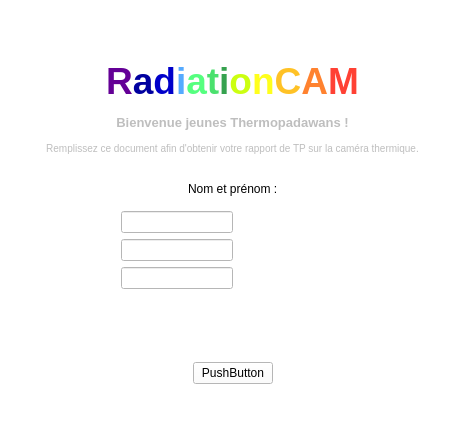
<?xml version="1.0" encoding="UTF-8"?>
<ui version="4.0">
 <class>StartingScreen</class>
 <widget class="QMainWindow" name="StartingScreen">
  <property name="geometry">
   <rect>
    <x>0</x>
    <y>0</y>
    <width>465</width>
    <height>443</height>
   </rect>
  </property>
  <property name="windowTitle">
   <string>MainWindow</string>
  </property>
  <property name="styleSheet">
   <string notr="true">background-color: rgb(255, 255, 255);</string>
  </property>
  <widget class="QWidget" name="centralwidget">
   <layout class="QHBoxLayout" name="horizontalLayout_5">
    <item>
     <layout class="QVBoxLayout" name="verticalLayout_4">
      <item>
       <layout class="QVBoxLayout" name="verticalLayout_3">
        <item>
         <spacer name="verticalSpacer_2">
          <property name="orientation">
           <enum>Qt::Vertical</enum>
          </property>
          <property name="sizeType">
           <enum>QSizePolicy::Fixed</enum>
          </property>
          <property name="sizeHint" stdset="0">
           <size>
            <width>20</width>
            <height>40</height>
           </size>
          </property>
         </spacer>
        </item>
        <item>
         <widget class="QLabel" name="label">
          <property name="enabled">
           <bool>false</bool>
          </property>
          <property name="font">
           <font>
            <pointsize>48</pointsize>
           </font>
          </property>
          <property name="text">
           <string>&lt;html&gt;&lt;head/&gt;&lt;body&gt;&lt;p align=&quot;center&quot;&gt;&lt;span style=&quot; font-size:28pt; font-weight:600; color:#640096;&quot;&gt;R&lt;/span&gt;&lt;span style=&quot; font-size:28pt; font-weight:600; color:#00009f;&quot;&gt;a&lt;/span&gt;&lt;span style=&quot; font-size:28pt; font-weight:600; color:#0000ca;&quot;&gt;d&lt;/span&gt;&lt;span style=&quot; font-size:28pt; font-weight:600; color:#55aaff;&quot;&gt;i&lt;/span&gt;&lt;span style=&quot; font-size:28pt; font-weight:600; color:#55ff7f;&quot;&gt;a&lt;/span&gt;&lt;span style=&quot; font-size:28pt; font-weight:600; color:#4be16e;&quot;&gt;t&lt;/span&gt;&lt;span style=&quot; font-size:28pt; font-weight:600; color:#36a24f;&quot;&gt;i&lt;/span&gt;&lt;span style=&quot; font-size:28pt; font-weight:600; color:#ccff11;&quot;&gt;o&lt;/span&gt;&lt;span style=&quot; font-size:28pt; font-weight:600; color:#ffff1d;&quot;&gt;n&lt;/span&gt;&lt;span style=&quot; font-size:28pt; font-weight:600; color:#ffc226;&quot;&gt;C&lt;/span&gt;&lt;span style=&quot; font-size:28pt; font-weight:600; color:#ff822f;&quot;&gt;A&lt;/span&gt;&lt;span style=&quot; font-size:28pt; font-weight:600; color:#ff4134;&quot;&gt;M&lt;/span&gt;&lt;/p&gt;&lt;p align=&quot;center&quot;&gt;&lt;span style=&quot; font-size:10pt; font-weight:600;&quot;&gt;Bienvenue jeunes Thermopadawans !&lt;/span&gt;&lt;/p&gt;&lt;p align=&quot;center&quot;&gt;&lt;span style=&quot; font-size:7.8pt;&quot;&gt;Remplissez ce document afin d'obtenir votre rapport de TP sur la caméra thermique.&lt;/span&gt;&lt;/p&gt;&lt;/body&gt;&lt;/html&gt;</string>
          </property>
         </widget>
        </item>
        <item>
         <layout class="QVBoxLayout" name="verticalLayout_2">
          <item>
           <layout class="QHBoxLayout" name="horizontalLayout_2">
            <item>
             <spacer name="horizontalSpacer_12">
              <property name="orientation">
               <enum>Qt::Horizontal</enum>
              </property>
              <property name="sizeHint" stdset="0">
               <size>
                <width>40</width>
                <height>20</height>
               </size>
              </property>
             </spacer>
            </item>
            <item>
             <widget class="QLabel" name="label_2">
              <property name="text">
               <string>Nom et prénom :</string>
              </property>
             </widget>
            </item>
            <item>
             <spacer name="horizontalSpacer_13">
              <property name="orientation">
               <enum>Qt::Horizontal</enum>
              </property>
              <property name="sizeHint" stdset="0">
               <size>
                <width>40</width>
                <height>20</height>
               </size>
              </property>
             </spacer>
            </item>
           </layout>
          </item>
          <item>
           <layout class="QHBoxLayout" name="horizontalLayout_3"/>
          </item>
          <item>
           <layout class="QHBoxLayout" name="horizontalLayout_4">
            <item>
             <spacer name="horizontalSpacer_3">
              <property name="orientation">
               <enum>Qt::Horizontal</enum>
              </property>
              <property name="sizeHint" stdset="0">
               <size>
                <width>40</width>
                <height>20</height>
               </size>
              </property>
             </spacer>
            </item>
            <item>
             <widget class="QLineEdit" name="name1"/>
            </item>
            <item>
             <spacer name="horizontalSpacer_9">
              <property name="orientation">
               <enum>Qt::Horizontal</enum>
              </property>
              <property name="sizeHint" stdset="0">
               <size>
                <width>40</width>
                <height>20</height>
               </size>
              </property>
             </spacer>
            </item>
            <item>
             <spacer name="horizontalSpacer_4">
              <property name="orientation">
               <enum>Qt::Horizontal</enum>
              </property>
              <property name="sizeHint" stdset="0">
               <size>
                <width>40</width>
                <height>20</height>
               </size>
              </property>
             </spacer>
            </item>
           </layout>
          </item>
          <item>
           <layout class="QHBoxLayout" name="horizontalLayout_11">
            <item>
             <spacer name="horizontalSpacer_7">
              <property name="orientation">
               <enum>Qt::Horizontal</enum>
              </property>
              <property name="sizeHint" stdset="0">
               <size>
                <width>40</width>
                <height>20</height>
               </size>
              </property>
             </spacer>
            </item>
            <item>
             <widget class="QLineEdit" name="name2"/>
            </item>
            <item>
             <spacer name="horizontalSpacer_10">
              <property name="orientation">
               <enum>Qt::Horizontal</enum>
              </property>
              <property name="sizeHint" stdset="0">
               <size>
                <width>40</width>
                <height>20</height>
               </size>
              </property>
             </spacer>
            </item>
            <item>
             <spacer name="horizontalSpacer_8">
              <property name="orientation">
               <enum>Qt::Horizontal</enum>
              </property>
              <property name="sizeHint" stdset="0">
               <size>
                <width>40</width>
                <height>20</height>
               </size>
              </property>
             </spacer>
            </item>
           </layout>
          </item>
          <item>
           <layout class="QHBoxLayout" name="horizontalLayout_10">
            <item>
             <spacer name="horizontalSpacer_5">
              <property name="orientation">
               <enum>Qt::Horizontal</enum>
              </property>
              <property name="sizeHint" stdset="0">
               <size>
                <width>40</width>
                <height>20</height>
               </size>
              </property>
             </spacer>
            </item>
            <item>
             <widget class="QLineEdit" name="name3"/>
            </item>
            <item>
             <spacer name="horizontalSpacer_11">
              <property name="orientation">
               <enum>Qt::Horizontal</enum>
              </property>
              <property name="sizeHint" stdset="0">
               <size>
                <width>40</width>
                <height>20</height>
               </size>
              </property>
             </spacer>
            </item>
            <item>
             <spacer name="horizontalSpacer_6">
              <property name="orientation">
               <enum>Qt::Horizontal</enum>
              </property>
              <property name="sizeHint" stdset="0">
               <size>
                <width>40</width>
                <height>20</height>
               </size>
              </property>
             </spacer>
            </item>
           </layout>
          </item>
          <item>
           <layout class="QHBoxLayout" name="horizontalLayout_7"/>
          </item>
         </layout>
        </item>
        <item>
         <layout class="QVBoxLayout" name="verticalLayout_5">
          <item>
           <spacer name="verticalSpacer">
            <property name="orientation">
             <enum>Qt::Vertical</enum>
            </property>
            <property name="sizeType">
             <enum>QSizePolicy::Preferred</enum>
            </property>
            <property name="sizeHint" stdset="0">
             <size>
              <width>20</width>
              <height>40</height>
             </size>
            </property>
           </spacer>
          </item>
          <item>
           <layout class="QHBoxLayout" name="horizontalLayout_9">
            <item>
             <spacer name="horizontalSpacer_2">
              <property name="orientation">
               <enum>Qt::Horizontal</enum>
              </property>
              <property name="sizeHint" stdset="0">
               <size>
                <width>40</width>
                <height>20</height>
               </size>
              </property>
             </spacer>
            </item>
            <item>
             <widget class="QPushButton" name="btn_next">
              <property name="text">
               <string>PushButton</string>
              </property>
             </widget>
            </item>
            <item>
             <spacer name="horizontalSpacer">
              <property name="orientation">
               <enum>Qt::Horizontal</enum>
              </property>
              <property name="sizeHint" stdset="0">
               <size>
                <width>40</width>
                <height>20</height>
               </size>
              </property>
             </spacer>
            </item>
           </layout>
          </item>
         </layout>
        </item>
       </layout>
      </item>
     </layout>
    </item>
   </layout>
  </widget>
  <widget class="QMenuBar" name="menubar">
   <property name="geometry">
    <rect>
     <x>0</x>
     <y>0</y>
     <width>465</width>
     <height>22</height>
    </rect>
   </property>
  </widget>
  <widget class="QStatusBar" name="statusbar"/>
 </widget>
 <resources/>
 <connections/>
</ui>
